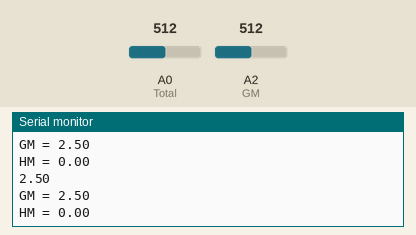
A sketch run on a simulated Arduino Uno, built with avr-gcc and run on an emulated ATmega328P. Parts: the last lines printed to the serial monitor. The test bench sets the inputs (shaded band); at power-on: A0 (Total) = 512, A2 (GM) = 512.

Above: at 1.8 s.
1.9 s: A0 (Total) set to 716
At 2.7 s:
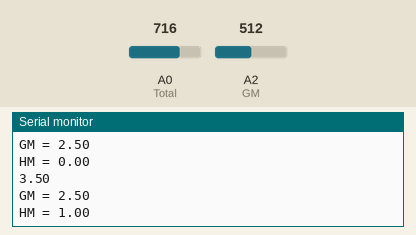
3.4 s: A2 (GM) set to 716
At 4.4 s:
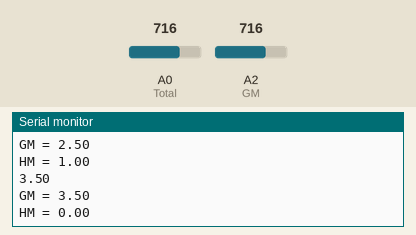
4.9 s: A0 (Total) set to 900
At 5.8 s:
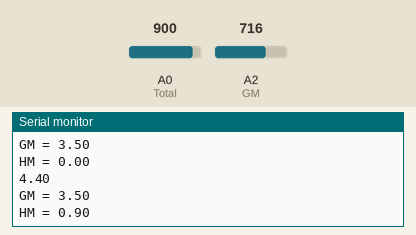
6.4 s: A2 (GM) set to 900
At 7.8 s:
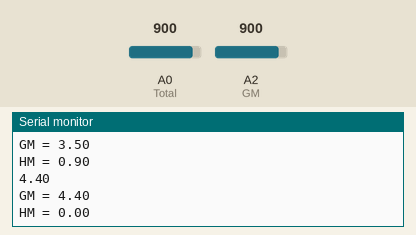
Timing chart, 0 to 8.9 s (numbered marks = the images above; inputs shaded):
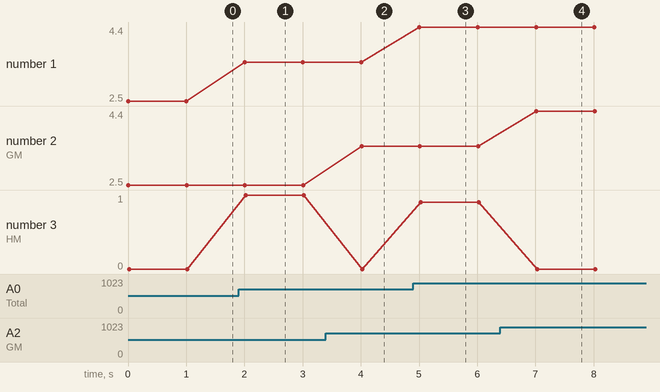

The sketch:

04.Potentiometer.ino
```cpp
int GM = A2;
int Total = A0;
float readGM;
float readTotal;
void setup(){
    Serial.begin(9600);
    pinMode(GM, INPUT);
    pinMode(Total,INPUT);
}

void loop(){
    readGM = ((analogRead(GM))*(5.0)/1023.0);
    readTotal = ((analogRead(Total)*5.0)/1023.0);
    Serial.println(readTotal);
    Serial.print("GM = ");
    Serial.println(readGM);
    Serial.print("HM = ");
    Serial.println(readTotal-readGM);
    delay(1000);
}
```

Measured:
- after the input at 1.9 s, the serial monitor: prints a new line after 0.10 s (image 1)
- after the input at 3.4 s, the serial monitor: prints a new line after 0.61 s (image 2)
- after the input at 4.9 s, the serial monitor: prints a new line after 0.11 s (image 3)
- after the input at 6.4 s, the serial monitor: prints a new line after 0.62 s (image 4)
- plotted number 1: 2.5 → 3.5 after the input at 1.9 s, 3.5 → 4.4 after the input at 4.9 s
- plotted number 3: 0 → 1 after the input at 1.9 s, 0 → 0.9 after the input at 4.9 s
